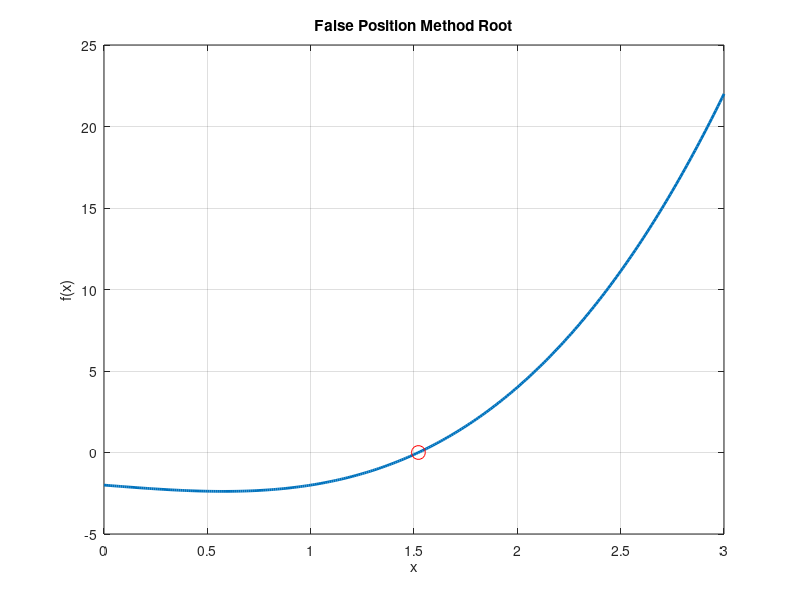

Source code (MATLAB):
% Define function
f = @(x) x.^3 - x - 2;

% Search range and step size
start_range = -10;
end_range = 10;
step = 0.1;

% Tolerance
tol = 1e-6;

% Automatic interval detection
found = false;

for x = start_range:step:end_range-step
    if f(x)*f(x+step) < 0
        a = x;
        b = x + step;
        found = true;
        break
    end
end

if ~found
    error('No sign change detected in the search interval.')
end

fprintf('Initial interval found: [%.4f, %.4f]\n', a, b)

% Iteration counter
iter = 0;

fprintf('Iteration\t a\t\t b\t\t c\n')

while true

    c = (a*f(b) - b*f(a))/(f(b) - f(a));

    iter = iter + 1;

    fprintf('%d\t\t %.6f\t %.6f\t %.6f\n', iter, a, b, c)

    if abs(f(c)) < tol
        break
    end

    if f(a)*f(c) < 0
        b = c;
    else
        a = c;
    end

end

fprintf('Iterations = %d\n', iter)
fprintf('Root = %.6f\n', c)

% Plotting
x = 0:0.01:3;

figure
plot(x, f(x), 'LineWidth', 2)
grid on
hold on

plot(c, f(c), 'ro', 'MarkerSize', 10)

xlabel('x')
ylabel('f(x)')
title('False Position Method Root')
